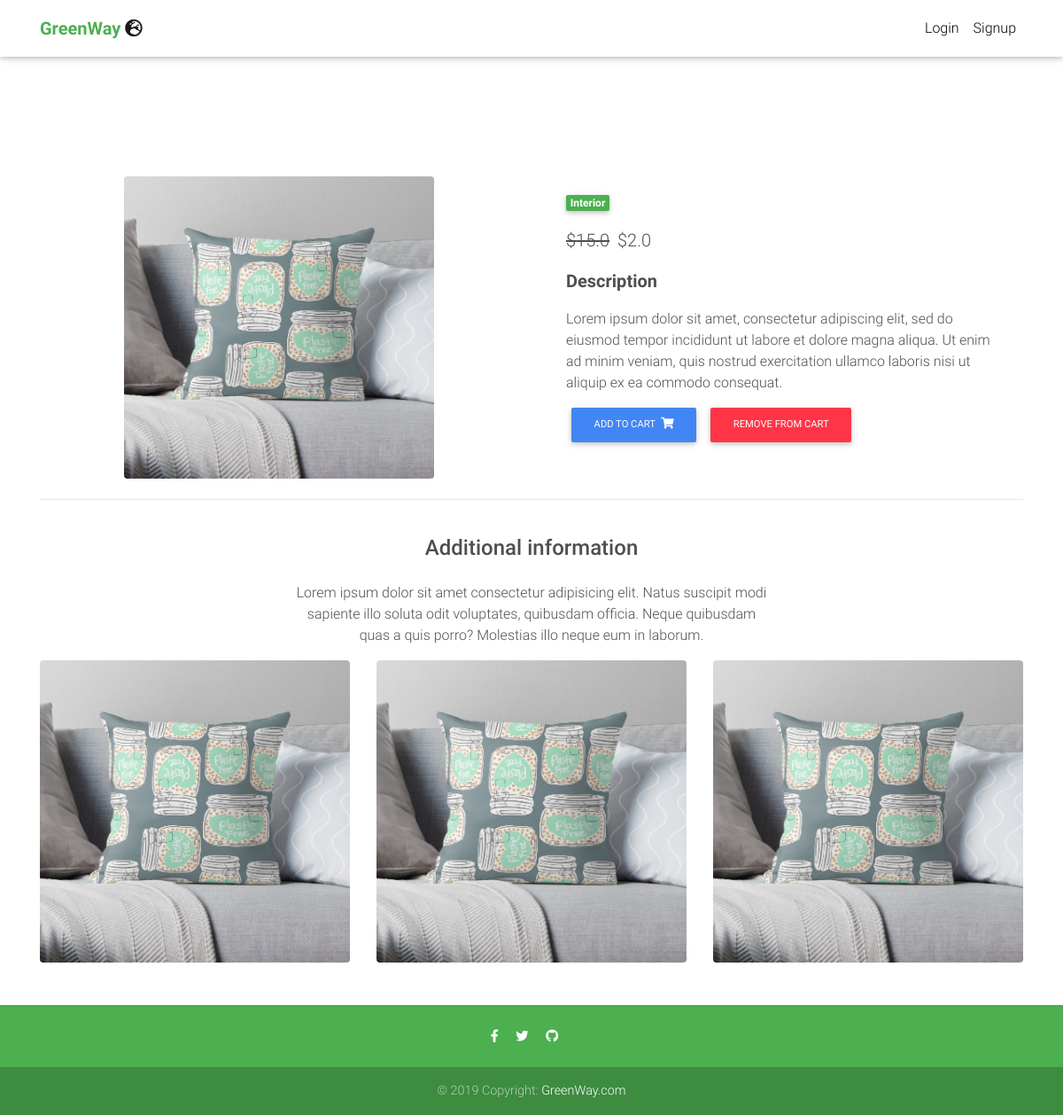
Screenshot of /product/Cushin-1X10/ with the database file from the repository.
### core/models.py (models this page shows, shortened)
class Item(models.Model):
    title = models.CharField(max_length=100)
    price = models.FloatField()
    discount_price = models.FloatField(blank=True, null=True)
    category = models.CharField(choices=CATEGORY_CHOICES, max_length=2)
    label = models.CharField(choices=LABEL_CHOICES, max_length=1)
    slug = models.SlugField()
    description = models.TextField()
    image = models.ImageField()
    def get_add_to_cart_url(self):
        return reverse("core:add-to-cart", kwargs={
            'slug': self.slug
        })
    def get_remove_from_cart_url(self):
        return reverse("core:remove-from-cart", kwargs={
            'slug': self.slug
        })

### core/views.py (the view)
# urls.py: path('product/<slug>/', ItemDetailView.as_view(), name='product'),
class ItemDetailView(DetailView):
    model = Item
    template_name = "product.html"

### templates/product.html (shortened to what this page needs)
{% extends "base.html" %}
{% block content %}
  <main class="mt-5 pt-4">
    <div class="container dark-grey-text mt-5">
      <div class="row wow fadeIn">
        <div class="col-lg-4 col-md-6 mb-4 m-auto">
          <img src="{{ object.image.url }}" class="rounded img-fluid" alt="" height="500px" width="400px">
        </div>
        <div class="col-md-6 mb-4">
          <div class="p-4">
            <div class="mb-3">
              <a href="">
                <span class="badge green mr-5">{{ object.get_category_display }}</span>
              </a>
            </div>
            <p class="lead">
              {% if object.discount_price %}
              <span class="mr-1">
                <del>${{ object.price }}</del>
              </span>
              <span>${{ object.discount_price }}</span>
              {% else %}
              <span>${{ object.price }}</span>
              {% endif %}
            </p>
            <p class="lead font-weight-bold">Description</p>
            <p>{{ object.description }}</p>
            <a href="{{ object.get_add_to_cart_url }}" class="btn btn-primary btn-md my-0 p">
              Add to cart
              <i class="fas fa-shopping-cart ml-1"></i>
            </a>
            <a href="{{ object.get_remove_from_cart_url }}" class="btn btn-danger btn-md my-0 p">
              Remove from cart
            </a>
          </div>
        </div>
      </div>
      <hr>
      <div class="row d-flex justify-content-center wow fadeIn">
        <div class="col-md-6 text-center">
          <h4 class="my-4 h4">Additional information</h4>
          <p>Lorem ipsum dolor sit amet consectetur adipisicing elit. Natus suscipit modi sapiente illo soluta odit
            voluptates,
            quibusdam officia. Neque quibusdam quas a quis porro? Molestias illo neque eum in laborum.</p>
        </div>
      </div>
      <div class="row wow fadeIn">
        <div class="col-lg-4 col-md-12 mb-4">
          <img src="{{ object.image.url }}" class="rounded img-fluid" alt="">
        </div>
        <div class="col-lg-4 col-md-6 mb-4">
          <img src="{{ object.image.url }}" class="rounded img-fluid" alt="">
        </div>
        <div class="col-lg-4 col-md-6 mb-4">
          <img src="{{ object.image.url }}" class="rounded img-fluid" alt="">
        </div>
      </div>
    </div>
  </main>
{% endblock content %}

### templates/base.html (style rules this page uses)
html, body, header, .carousel { height: 60vh; }

### rows the page displays
Item: image (picture), category "Interior", price "15.0", discount_price "2.0", description "Lorem ipsum dolor sit amet, consectetur adipiscing elit, sed do eiusmod tempor incididunt ut labore et dolore magna aliqua. Ut enim ad minim veniam, quis nostrud exercitation ullamco laboris nisi ut aliquip ex ea commodo consequat."
